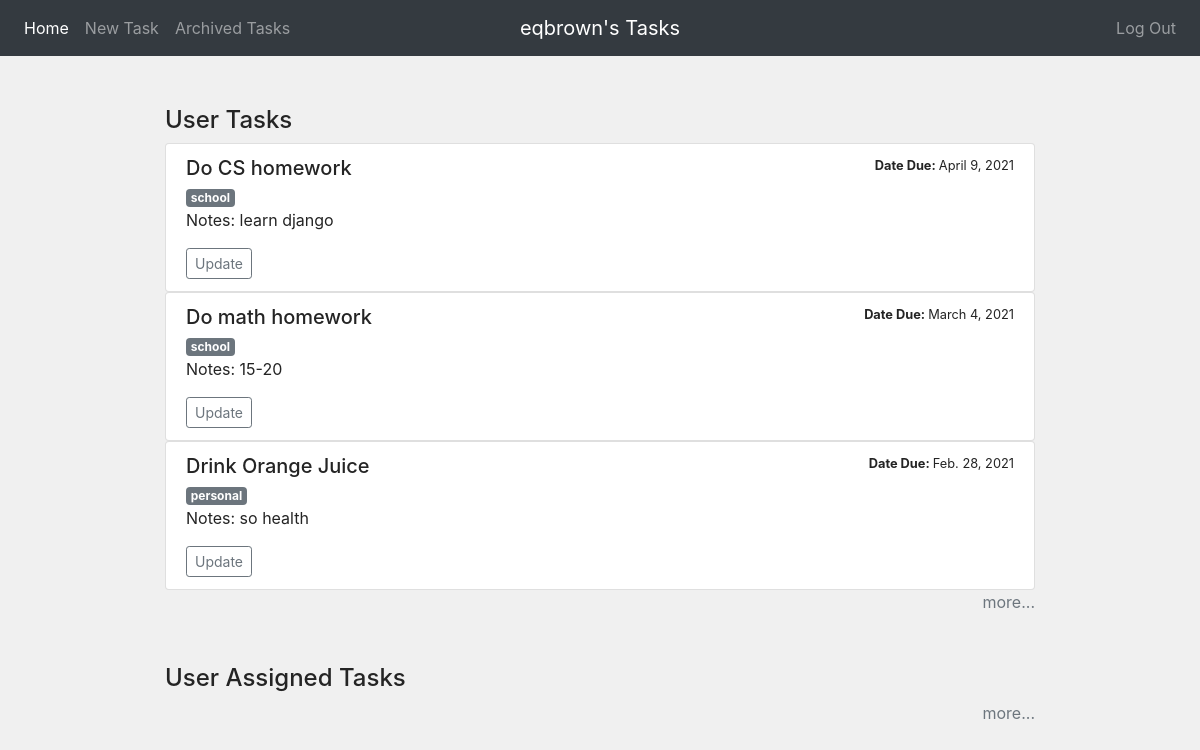
/dashboard/ (signed in), run on an earlier commit of the app's database.
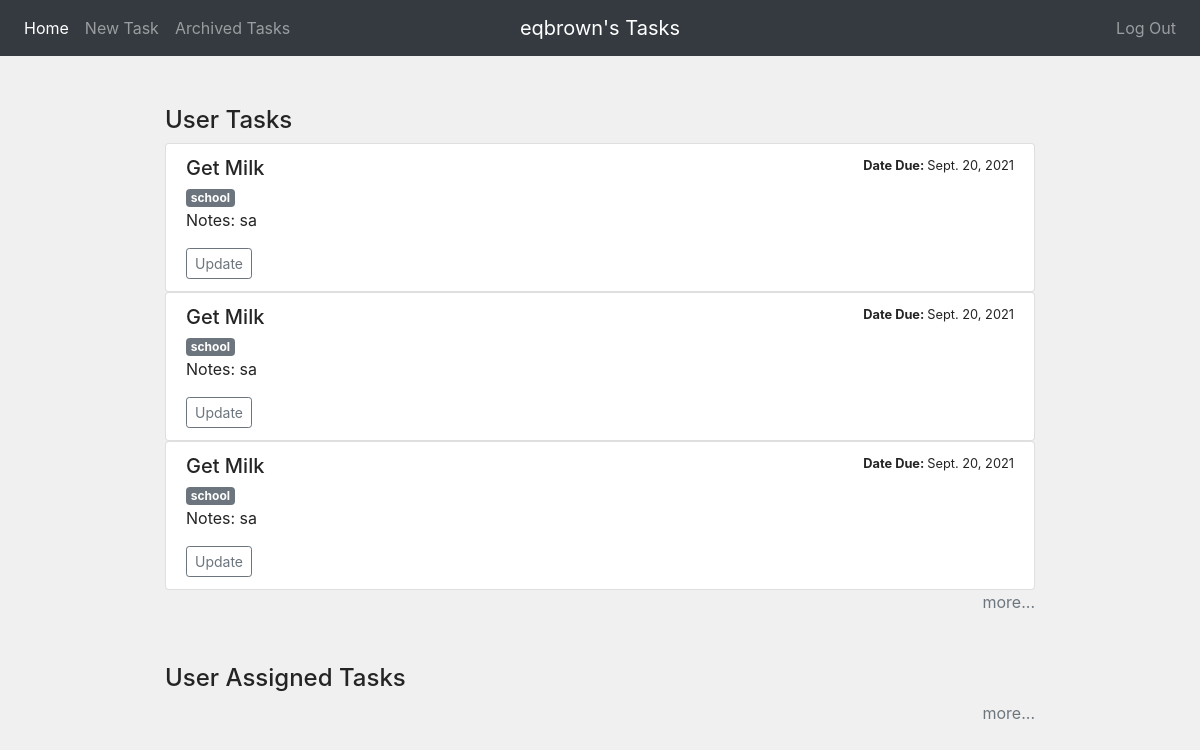
And on a later commit of the database.
### tasks/models.py (models this page shows, shortened)
class Task(models.Model):
    task_user = models.ForeignKey(User, on_delete=models.CASCADE, default=1)
    task_assigned_to = models.CharField(max_length=30,default="",blank=True)
    task_assigned_by = models.CharField(max_length=30,default="", editable=False)
    title =  models.CharField(max_length=30)
    label =  models.CharField(max_length=8)
    notes = models.TextField(editable=True, max_length=200)
    due_date = models.DateField('Date Due', editable=True)
    pub_date = models.DateTimeField('Date Created',default=now, editable=False)
    archive = models.BooleanField(default=False)
    def __str__(self):
        return self.title

### tasks/views.py (the view)
# urls.py: path('dashboard/', views.TaskDashboard.as_view(), name='dashboard'),
class TaskDashboard(ListView):
    template_name = 'task/dashboard.html'
    model = Task
    def get_context_data(self, **kwargs):
        context = super().get_context_data(**kwargs)
        data = self.model.objects.all().filter(archive=False)
        user_created_tasks = data.filter(task_user=self.request.user).filter(~Q(task_assigned_by=self.request.user.username))
        user_assigned_tasks = data.filter(task_assigned_to=self.request.user.username)
        tasks = user_created_tasks | user_assigned_tasks
        context['user_tasks'] = tasks.distinct().order_by('-due_date')[0:3]
        user_created_tasks = data.filter(task_user=self.request.user).filter(task_assigned_by=self.request.user.username)
        context['user_created_tasks'] = user_created_tasks.distinct().order_by('-due_date')[0:3]
        return context

### tasks/templates/task/dashboard.html (shortened to what this page needs)
{% extends "base.html" %}
{% block content %}
<div class="container" style="width:75%; margin-bottom: 50px">
    <h4>User Tasks</h4>
  <ul class="list-group">
    {% for task in user_tasks %}
        {% include 'task/tasklist-for-user.html' %}
    {% endfor %}
    <a href="{% url 'all-tasks-for-user' %} " class="text-secondary" style="text-align: right">more...</a>
</ul>
</div>
<div class="container" style="width:75%">
    <h4>User Assigned Tasks</h4>
  <ul class="list-group">
    <a href="{% url 'all-tasks-assigned-by-user' %}" class="text-secondary" style="text-align: right">more...</a>
</ul>
</div>
{% endblock %}

### tasks/templates/task/tasklist-for-user.html (shortened to what this page needs)
<ul class="list-group">
    <li class="list-group-item">
      <div class="d-flex w-100 justify-content-between">
        <h5 class="mb-1">{{ task }}</h5>
        <small><span style="font-weight: bold;">Date Due: </span> {{ task.due_date }}</small>
      </div>
      <span class="badge badge-secondary">{{ task.label }}</span>
      <p>Notes: {{task.notes}}</p>
      <a href="{% url 'update-task' pk=task.id %}"><button type="button" class="btn btn-outline-secondary btn-sm">Update</button>
      </a>
    </li>
  </ul>

What changed in the data, as far as the page shows it:
no longer on this page (row edited): Task: title "Do CS homework", due_date "April 9, 2021", label "school", notes "learn django"
no longer on this page (row edited): Task: title "Do math homework", due_date "March 4, 2021", label "school", notes "15-20"
no longer on this page (row edited): Task: title "Drink Orange Juice", due_date "Feb. 28, 2021", label "personal", notes "so health"
added Task: title "Get Milk", due_date "Sept. 20, 2021", label "school", notes "sa"
added Task: title "Get Milk", due_date "Sept. 20, 2021", label "school", notes "sa"
added Task: title "Get Milk", due_date "Sept. 20, 2021", label "school", notes "sa"
